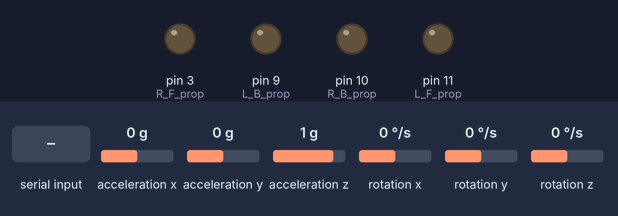
A sketch run on a simulated Arduino Uno, built with avr-gcc and run on an emulated ATmega328P. Shown: output pins drawn as LEDs (lit = HIGH). Inputs (shaded band) come from the test bench; at power-on: rotation z 0 °/s, acceleration x 0 g, acceleration y 0 g, acceleration z 1 g, rotation x 0 °/s, rotation y 0 °/s. What the sketch prints to the serial monitor is not drawn.

Above: at 4.2 s.
4.3 s: "q" received over Serial
At 5.5 s:
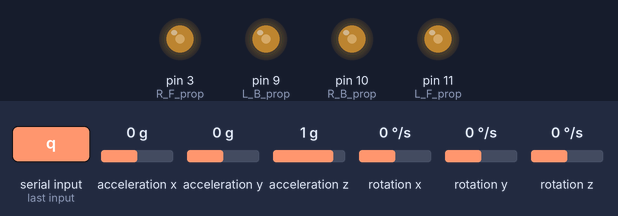
5.8 s: rotation z set to -192 °/s
At 6.03 s:
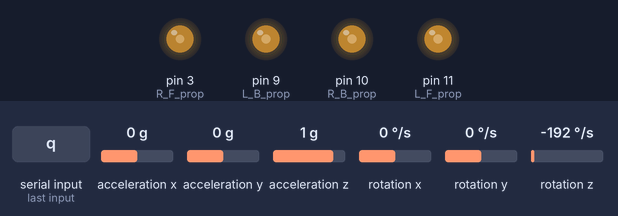
8.8 s: rotation z set to -100 °/s
11.8 s: acceleration x set to -1.4 g
Timing chart, 0 to 15.8 s (numbered marks = the images above; inputs shaded):
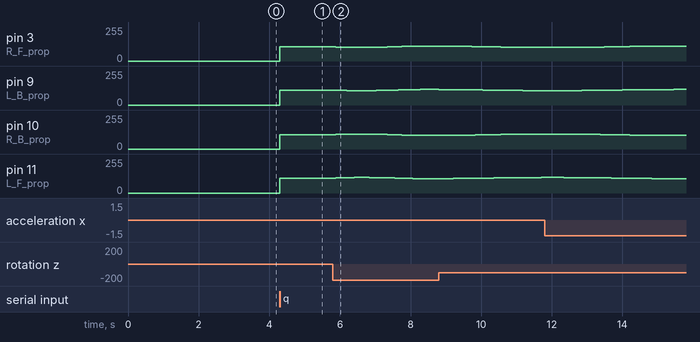

Measured:
- after the input at 4.3 s, pin 3 (R_F_prop), pin 10 (R_B_prop): 0/255 → 107/255 at once; pin 9 (L_B_prop), pin 11 (L_F_prop): 0/255 → 112/255 at once
- after the input at 5.8 s, pin 3 (R_F_prop): 107/255 → 105/255 after 0.08 s, → 104/255 0.10 s later, → 103/255 0.10 s later, → 102/255 0.21 s later, … (15 changes in this stretch); pin 9 (L_B_prop): 112/255 → 110/255 after 0.08 s, → 109/255 0.10 s later, → 108/255 0.21 s later, → 107/255 0.21 s later, … (15 changes in this stretch)

The sketch:

drone.ino
```cpp
#include <MPU6050_tockn.h>
#include <Wire.h>

MPU6050 mpu6050(Wire);
float Total_angle_x, Total_angle_y, Total_angle_z;
float X,Y,Z,Z2,Z3;
float deg_to_rad = 3.141592654/180.0;

float dt = 0;
long currentTime=0;
long previousTime=0;

//More variables for the code
int mot_activated=0;
float input_THROTTLE=0;

//////////////////////////////motor speed ///////////////////////////
float pwm_L_F, pwm_L_B, pwm_R_F, pwm_R_B;

//////////////////////////////motor pin /////////////////////////////
int L_F_prop=11;
int L_B_prop=9;
int R_F_prop=3;
int R_B_prop=10;

//////////////////////////////PID FOR ROLL///////////////////////////
float roll_PID, roll_error, roll_previous_error;
float roll_pid_p=0;
float roll_pid_i=0;
float roll_pid_d=0;
///////////////////////////////ROLL PID CONSTANTS////////////////////
double roll_kp=0.05;//0.5
double roll_ki=0.00001;//0
double roll_kd=0.005;//0.0005
float input_roll_angle = 0;

//////////////////////////////PID FOR PITCH//////////////////////////
float pitch_PID, pitch_error, pitch_previous_error;
float pitch_pid_p=0;
float pitch_pid_i=0;
float pitch_pid_d=0;
///////////////////////////////PITCH PID CONSTANTS///////////////////
double pitch_kp=0.001;//0.5//0.001
double pitch_ki=0.00005;
double pitch_kd=0.001;//0.0001//0.00009//0.001
float input_pitch_angle = 0;

//////////////////////////////PID FOR YAW//////////////////////////
float yaw_PID, yaw_error, yaw_previous_error;
float yaw_pid_p=0;
float yaw_pid_i=0;
float yaw_pid_d=0;
///////////////////////////////yaw PID CONSTANTS///////////////////
double yaw_kp=0.05;//0.5
double yaw_ki=0;
double yaw_kd=0.01;//0.0001
float input_yaw_angle = 0;

void setup() {
  Serial.begin(115200);
  Wire.begin();
  mpu6050.begin();
  mpu6050.calcGyroOffsets(true);
}

void loop() {
  mpu6050.update();

 currentTime=millis();
 if(currentTime - previousTime > 100){

    Total_angle_x=mpu6050.getAngleX();
    Total_angle_y=mpu6050.getAngleY();

    if(Total_angle_x<32)
    {X= map(Total_angle_x, -25, 32, -90, 0);}
    else
    {X= map(Total_angle_x,32, 75,0,90);}

    if(Total_angle_y<17)
    {Y= map(Total_angle_y, -35, 17, -90, 0);}
    else
    {Y= map(Total_angle_y,17,64,0,90);}

    Z=mpu6050.getAngleZ();

    Z2=sin(0.5*Z*deg_to_rad);
    Z3=Z2*90;
  Serial.println(Z3);
  roll_error = input_roll_angle - X;
  pitch_error = input_pitch_angle - Y;
  yaw_error = input_yaw_angle - Z3;

  Serial.print("  angleX : ");Serial.print(roll_error);
  Serial.print("  angleY : ");Serial.print(pitch_error);
  Serial.print("  angleZ : ");Serial.println(yaw_error);

  roll_pid_p = roll_kp*roll_error;
  pitch_pid_p = pitch_kp*pitch_error;
  yaw_pid_p = yaw_kp*yaw_error;

  roll_pid_i += roll_ki*roll_error*0.1;
  pitch_pid_i += pitch_ki*pitch_error*0.1;
  yaw_pid_i += yaw_ki*yaw_error*0.1;

  roll_pid_d = roll_kd*((roll_error - roll_previous_error)/0.1);
  pitch_pid_d = pitch_kd*((pitch_error - pitch_previous_error)/0.1);
  yaw_pid_d = yaw_kd*((yaw_error - yaw_previous_error)/0.1);

  roll_PID = roll_pid_p + roll_pid_i + roll_pid_d; Serial.print("X_PID: "); Serial.print(roll_PID);
  pitch_PID = pitch_pid_p + pitch_pid_i + pitch_pid_d; Serial.print("Y_PID: ");Serial.print(pitch_PID);
  yaw_PID = yaw_pid_p + yaw_pid_i + yaw_pid_d; Serial.print("Z_PID: ");Serial.println(yaw_PID);

      previousTime = currentTime;
  }

  pwm_R_F  = 100 + input_THROTTLE - roll_PID - pitch_PID - yaw_PID;
  pwm_R_B  = 100 + input_THROTTLE - roll_PID + pitch_PID + yaw_PID;
  pwm_L_B  = 100 + input_THROTTLE + roll_PID + pitch_PID - yaw_PID;
  pwm_L_F  = 100 + input_THROTTLE + roll_PID - pitch_PID + yaw_PID;

  /*pwm_R_F = constrain(pwm_R_F,50,255);
  pwm_R_B = constrain(pwm_R_B,50,255);
  pwm_L_B = constrain(pwm_L_B,50,255);
  pwm_L_F = constrain(pwm_L_F,50,255);*/

  roll_previous_error = roll_error;
  pitch_previous_error = pitch_error;
  yaw_previous_error = yaw_error;


  if(mot_activated)
  {
    analogWrite(L_F_prop, pwm_L_F);
    analogWrite(L_B_prop, pwm_L_B);
    analogWrite(R_F_prop, pwm_R_F);
    analogWrite(R_B_prop, pwm_R_B);

    Serial.print("RF: "); Serial.println(pwm_R_F);
    Serial.print("RB: "); Serial.println(pwm_R_B);
    Serial.print("LB: "); Serial.println(pwm_L_B);
    Serial.print("LF: "); Serial.println(pwm_L_F);
    Serial.println("   |   ");
  }
  if(!mot_activated)
  {
    analogWrite(L_F_prop, 0);
    analogWrite(L_B_prop, 0);
    analogWrite(R_F_prop, 0);
    analogWrite(R_B_prop, 0);
  }

  if(Serial.available()>0)
  {
     int control = Serial.read();

     if( control=='q')
     {
        input_THROTTLE+=10;
        mot_activated=1;
     }

     if( control=='e')
     {
        input_THROTTLE-=10;
        if(input_THROTTLE<=0){input_THROTTLE=0;}
     }

     if( control=='a'){input_roll_angle-=10;}

     if( control=='d'){input_roll_angle+=10;}

     if( control=='w'){input_pitch_angle+=10;}

     if( control=='s'){input_pitch_angle-=10;}

     if( control=='z'){input_yaw_angle+=10;}

     if( control=='c'){input_pitch_angle-=10;}


     if( control=='x')
     {
        input_THROTTLE=0;
        input_roll_angle=0;
        input_pitch_angle=0;
        mot_activated=0;
      }
   }
}
```
